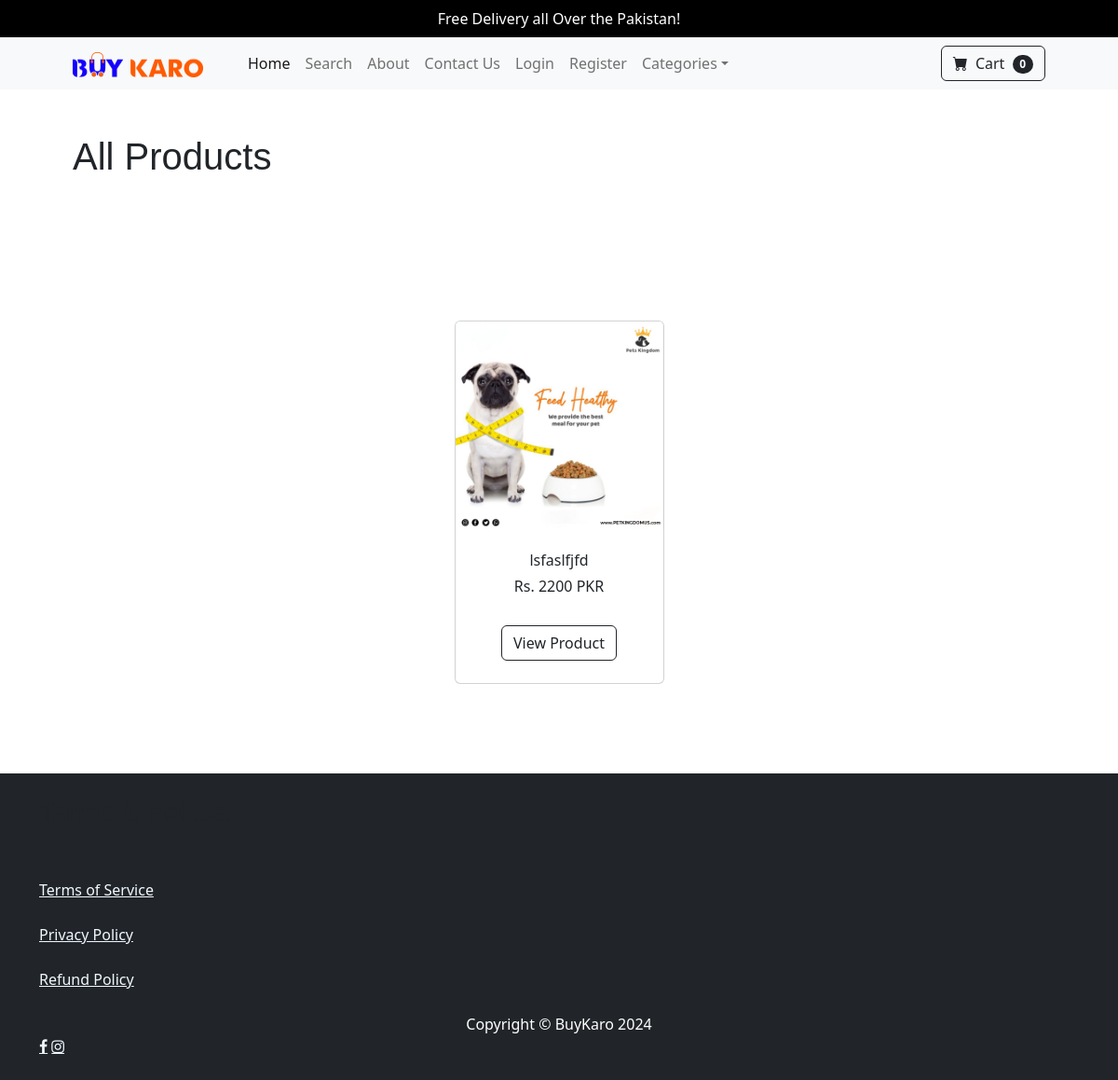
The app's page /category_summary/ with its own data.
### BuyKaro/models.py (models this page shows, shortened)
class product(models.Model):
    name = models.CharField(max_length=100)
    price = models.IntegerField(default=0)
    catagory = models.ForeignKey(catagory, on_delete=models.CASCADE, default=1)
    description = models.CharField(max_length=250, blank=True)
    image = models.ImageField(upload_to='upload/product/')
    on_sale = models.BooleanField(default=False)
    sale_price = models.IntegerField(default=0)

### BuyKaro/views.py (the view)
# urls.py: path('category_summary/',views.category_summary,name='category_summary'),
def category_summary(request):
    products=product.objects.all()
    return render(request,'BuyKaro/category_summary.html',{'Products':products})

### cart/cart.py (called while the page is built)
    def __len__(self):
        return len(self.cart)

### cart/context_processors.py (called while the page is built)
def cart(request):
    return {'cart': Cart(request)}

### BuyKaro/Templates/BuyKaro/category_summary.html (shortened to what this page needs)
{% extends 'BuyKaro/basic.html' %}
{% load static %}
{% block body %}
  <div class="container px-5 py-5" style="padding-top: 20px; font-family: sans-serif;">
    <h1>All Products</h1>
  </div>
  <section class="py-5">
    <div class="container px-4 px-lg-5 mt-5">
      <div class="row gx-4 gx-lg-5 row-cols-2 row-cols-md-3 row-cols-xl-4 justify-content-center">
        {% for product in Products %}
          {% if product.on_sale %}
            <div class="col mb-5">
              <div class="card h-100">
                <img class="card-img-top" src="{{ product.image.url }}" alt="..." />
                <div class="card-body p-4">
                  <div class="badge bg-dark text-white position-absolute" style="top: 0.5rem; right: 0.5rem">Sale</div>
                  <div class="text-center">
                    <h6 >{{ product.name }}</h6>
                    <strike >Rs.{{ product.price }}PKR</strike>
                    <h6>Rs.{{ product.sale_price }}PKR</h6>
                  </div>
                </div>
                <div class="card-footer p-4 pt-0 border-top-0 bg-transparent">
                  <div class="text-center">
                    <a class="btn btn-outline-dark mt-auto" href="{% url "product" product.id %}">View Product</a>
                  </div>
                </div>
              </div>
            </div>
            {% else %}
            <div class="col mb-5">
              <div class="card h-100">
                <img class="card-img-top" src="{{ product.image.url }}" alt="..." />
                <div class="card-body p-4">
                  <div class="text-center">
                    <h6 >{{ product.name }}</h6>
                    <h6  >Rs. {{ product.price }} PKR</h6>
                  </div>
                </div>
                <div class="card-footer p-4 pt-0 border-top-0 bg-transparent">
                  <div class="text-center">
                    <a class="btn btn-outline-dark mt-auto" href="{% url "product" product.id %}">View Product</a>
                  </div>
                </div>
              </div>
            </div>
          {% endif %}
        {% endfor %}
      </div>
    </div>
  </section>
{% endblock %}

### records on screen
product: image (picture), name "lsfaslfjfd", price "2200"

### other values on screen
{{ cart|length }} "0"
